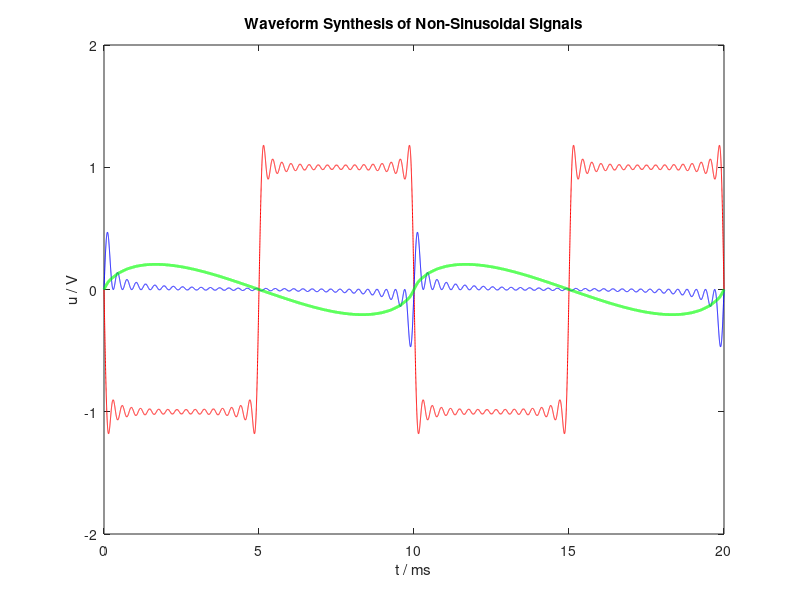

Write the MATLAB code that produced this figure. (Note: this script raises an error after producing the figure.)
%% Purpose of the program: to perform wavefor synthesis of non-sinusoidal signals through sinusoidal superposition.

n = 33;          % Affects the amount of superimposed sine functions [Change this from 3 - 999]
f0 = 100;       % Frequency of the signal you want to resemble
t = [0:0.001:20]/1000;

for k = 1:2:n
    square(k,:)  = -4/(pi*k) * sin(2*pi*k*f0*t);
end

%??????
for i = 1:1:n
    sawtooth(i,:) = ((-2*(-1)^n) / (n*pi)) * sin(2*pi*i*f0*t);
    triangle(i,:) = 2/(pi^(2)*i^2) * sin(2*pi*i*f0*t);
end

figure(1);
plot(t*1000, sum(square), 'r-', t*1000, sum(sawtooth), 'b-', t*1000, sum(triangle), 'g-', 'LineWidth', 2);
ylim([-2 2]);
title('Waveform Synthesis of Non-Sinusoidal Signals');
xlabel('t / ms');
ylabel('u / V');
title('Waveform Synthesis: Superposition of sinusoidal signals for N =', n);
grid on;
legend('Signal', 'Location', 'southeast');